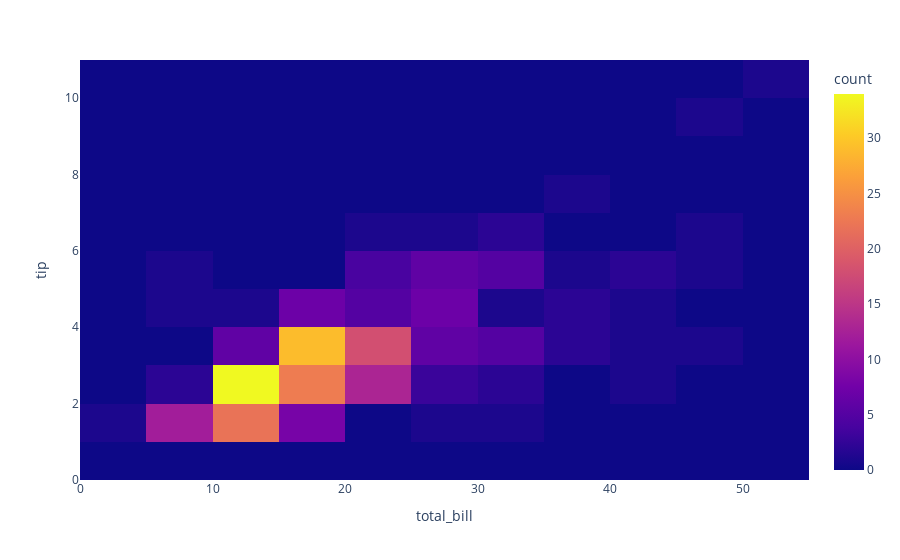

Source (notebook cell):
### Code cell
px.density_heatmap(data,x='total_bill', y='tip')

### Figure 1 — Plotly figure (JSON) as saved in the notebook; plotly's stock layout.template omitted (floating-point values rounded to 4 significant figures; data arrays with more than 128 entries replaced by an {"elided": "..."} marker saying what was removed)
{"data": [{"coloraxis": "coloraxis", "hovertemplate": "total_bill=%{x}<br>tip=%{y}<br>count=%{z}<extra></extra>", "name": "", "type": "histogram2d", "x": {"elided": "244 float values"}, "xaxis": "x", "xbingroup": "x", "y": {"elided": "244 float values"}, "yaxis": "y", "ybingroup": "y"}], "layout": {"coloraxis": {"colorbar": {"title": {"text": "count"}}, "colorscale": [[0, "#0d0887"], [0.1111, "#46039f"], [0.2222, "#7201a8"], [0.3333, "#9c179e"], [0.4444, "#bd3786"], [0.5556, "#d8576b"], [0.6667, "#ed7953"], [0.7778, "#fb9f3a"], [0.8889, "#fdca26"], [1, "#f0f921"]]}, "legend": {"tracegroupgap": 0}, "margin": {"t": 60}, "xaxis": {"anchor": "y", "domain": [0, 1], "title": {"text": "total_bill"}}, "yaxis": {"anchor": "x", "domain": [0, 1], "title": {"text": "tip"}}}}
